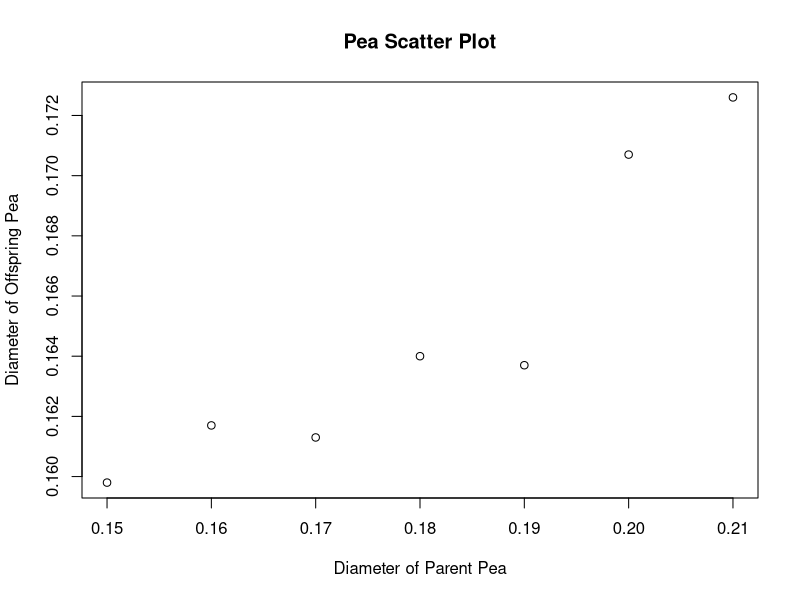
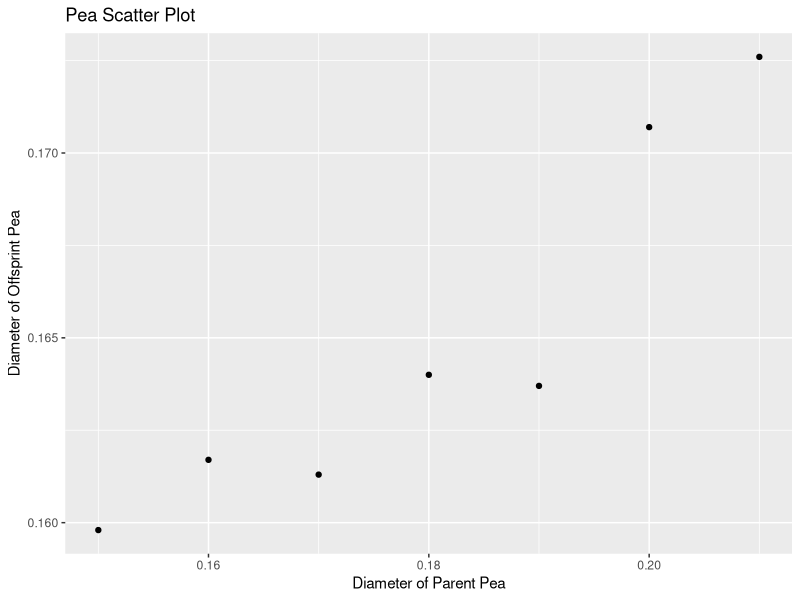
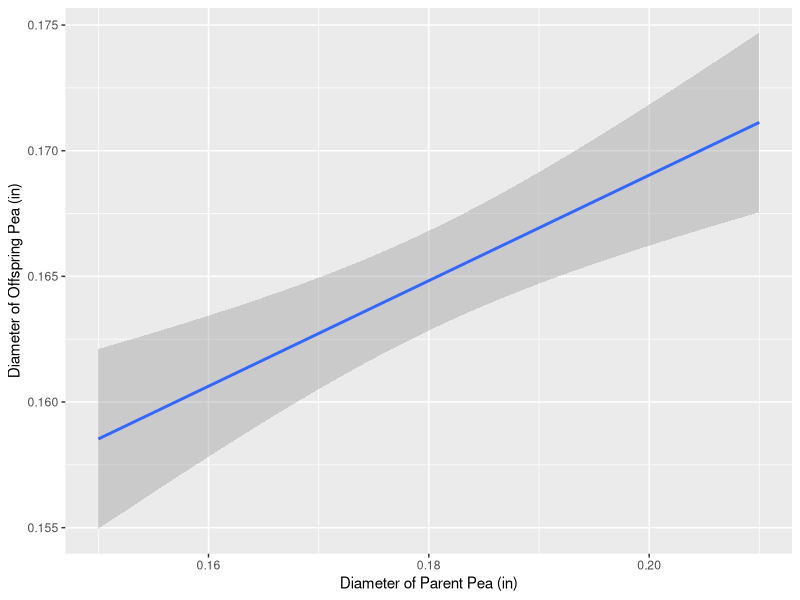
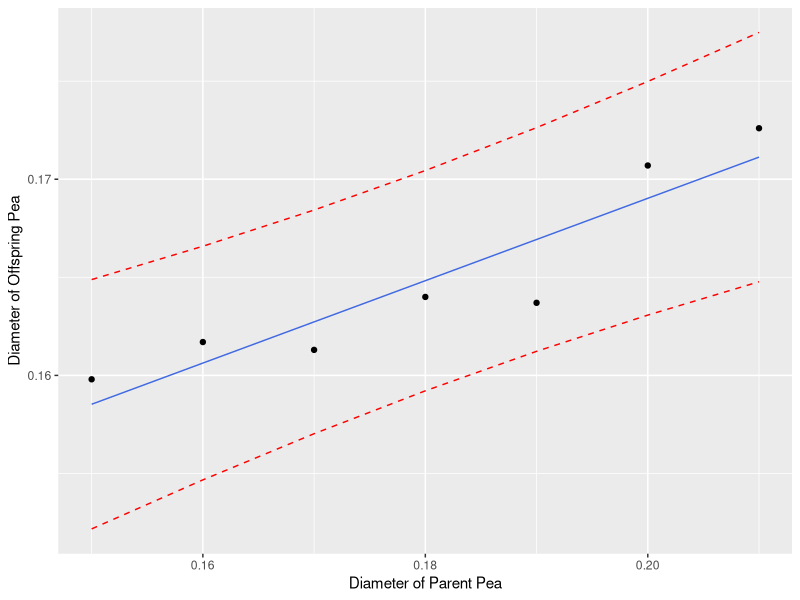

These charts were generated, in order, by the following R code:

# Class Participation Simple Linear Regression 1

# Galton's Pea Experiment

# Data:

peas<-read.table(header=TRUE,text="
parent offspring
0.21 0.1726
0.20 0.1707
0.19 0.1637
0.18 0.1640
0.17 0.1613
0.16 0.1617
0.15 0.1598
")



# EDA:

# find the correlation coefficient
cor(peas$parent,peas$offspring)  # 0.9249
# Very strong positive correlation that diameter is a trait 
# inherited from parents

# to designate what we hypothesize as the casual relationship,
# parent is on the horizontal axis & offspring is on the vertical axis
plot(offspring~parent,data=peas,
     main="Pea Scatter Plot",
     xlab="Diameter of Parent Pea",
     ylab="Diameter of Offspring Pea")

# better-looking plot
install.packages("ggplot2")
library(ggplot2)
qplot(parent,offspring,data=peas,
      geom="point",
      main="Pea Scatter Plot",
      xlab="Diameter of Parent Pea",
      ylab="Diameter of Offsprint Pea")



# Analysis:

# response variable: Offspring Diameter (in)
# explanatory variable: Parent Diameter (in)

# Model: Offspring Diameter = beta0 + beta1 * Parent Diameter + epsilon
#         where epsilon ~ N( 0, sigma^2)

# practically, this means:
#   additive model (straight line)
#   constant variance (same variance for all X)
#   after adjusting for the effect of X, a normal distribution
#   outcome of one obs has no effect on the outcome of another

# fit/estimate model
peas.out<-lm(offspring~parent, data=peas)
# report estimates and standard errors
summary(peas.out)
# Interpret \hat(\beta)_1 = 0.21
#   the slope
#   how much we estimate the mean offspring diameter to increase
#     if the parent diameter increases by 1 inch
#   the inheritance effect


# Is there a statistically significant inheritance effect?

# t-test
#   Ho: no inheritance effect <====> Ho: beta1=0
# test statistic: 5.438
# p-value: 0.0029 (chance of getting Galton's data without inheritance)
# formal conclusion: We reject Ho in favor of Ha: beta1 does not equal zero
#   at the 0.01 significance level
# informal conlusion: There is a statistically significant inheritance effect

# ANOVA F-test
#   Ho: no inheritance effect <====> Ho: beta1=0
anova(peas.out)
# test statistic: 29.58
# p-value: 00029
# formal conclusion: We reject Ho in favor of Ha: beta1 does not equal zero
#   at the 0.01 significance level
# informal conlusion: There is a statistically significant inheritance effect

# 95% confidence interval on beta1
confint(peas.out)
# 95% Confidence Interval for beta1 is (0.111, 0.309) in
#                                       0.210 +/- 0.099 in
# formal conclusion: since 0 is not in the interval, we would reject 
#   Ho: beta1=0 in favor of Ha: beta1 not equal 0 at the 0.05 significance level
# informal conlusion: There is a statistically significant inheritance effect

# There is a statistically significant inheritance effect
#   (95% CI: 0.111, 0.309; p-value=0.0029).


# graphic demonstrating the uncertainty associated with the inheritance effect
library(ggplot2)
qplot(parent,offspring,data=peas,
      geom="smooth",formula=y~x,method="lm",se=TRUE,
      xlab="Diameter of Parent Pea (in)",ylab="Diameter of Offspring Pea (in)")

# 95% CI E(offspring diameter | parent diameter = .20 )
predict(peas.out, newdata=data.frame(parent=0.20), interval="confidence")
#         fit       lwr       upr
#    1 0.1690286 0.1662211 0.1718361

# Suppose we are also interested in prediction
# predicted/estimated model: 
#   predicted offspring diameter = 0.127 + 0.210 * parent diameter

# 95% Prediction Interval for offspring diameter for a parent with 0.18 diameter
predict(peas.out, newdata=data.frame(parent=0.18), interval="prediction")
#   fit       lwr       upr
# 0.1648286 0.1592136 0.1704436

# graphic of uncertainty associated with predictions
plot.df<-cbind(peas, predict(peas.out,interval="prediction"))
ggplot(plot.df, aes(parent,offspring)) + 
  xlab("Diameter of Parent Pea") +
  ylab("Diameter of Offspring Pea") +
  geom_point() +
  geom_line(aes(y=fit),color="royalblue") +
  geom_line(aes(y=lwr),color="red",linetype="dashed") +
  geom_line(aes(y=upr),color="red",linetype="dashed")

summary(peas.out)
# report R^2 = 0.8554
# summarizes prediction performance (larger is better)
# % of variation in Y that is explained by model



# Analysis Review:

# Research Task: Inference on the Phenomenon

# Data Features: 
# Two columns (one a continuous response variable and one a 
#   continuous explanatory variable) and rows of observations 
#   (either a randomized experiment or an observational study)

# Strengths:
# model with interpretable estimates of model elements
# statistical significance of effect of explanatory variable on the 
#   response variable
# estimate of effect with confidence interval
# predictions with prediction interval 
# graphics that support inference conclusions and prediction performance

# Weaknesses:
# only one explanatory variable
# explanatory variable must be continuous
# model assumptions must be satisfied: additive model (straight line), 
#   constant variation after adjusting for effect of X, outcome of 
#   one observation doesn't effect outcome of another observation, 
#   variation is normally distributed
# few data points

# Challenge:
# I would see if there is a statistically significant effect on field goal
#   percentage from minutes played in an NBA game. In other words, if being
#   in the game longer will improve your shooting. We assume Ho: that there
#   is no effect.
# Data would have to be a random sample, data can be found here:
#       https://stats.nba.com/


